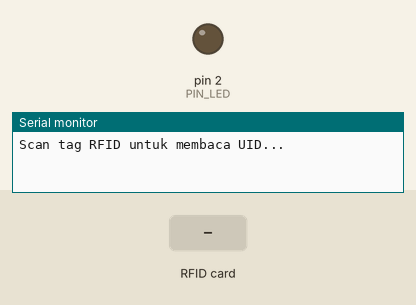
This sketch was run on a simulated Arduino Uno, built with avr-gcc and run on an emulated ATmega328P. On the bench: output pins drawn as LEDs (lit = HIGH), the last lines printed to the serial monitor. The inputs (shaded band) are chosen by the test bench. Pins used as bus, display or sensor lines are not drawn.

Above: at 1.2 s.
1.3 s: RFID card 43 AC 52 34 held to the reader
At 2.0 s:
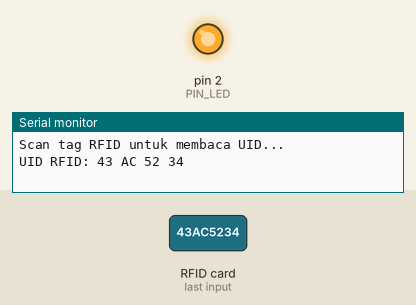
2.8 s: RFID card 43 5F FE 13 held to the reader
At 3.4 s:
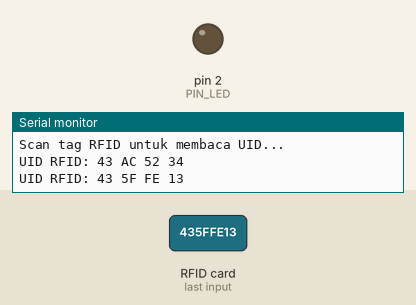
Timing chart, 0 to 5.8 s (numbered marks = the images above; inputs shaded):
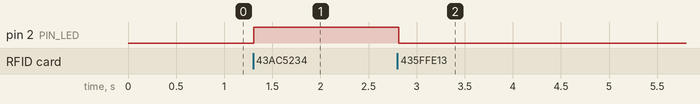

Measured:
- after the input at 1.3 s, pin 2 (PIN_LED): LOW → HIGH at once
- after the input at 2.8 s, pin 2 (PIN_LED): HIGH → LOW at once

The sketch:

basic_rfid.ino
```cpp
/* Wiring:
  SDA (SS): Pin 10
  SCK: Pin 13
  MOSI: Pin 11
  MISO: Pin 12
  IRQ: Tidak terhubung
  GND: GND
  RST: Pin 9
  3.3V: 3.3V */

#include <SPI.h>
#include <MFRC522.h>

#define SS_PIN 10  // Pin SDA pada RFID-RC522
#define RST_PIN 9  // Pin RST pada RFID-RC522
#define PIN_LED 2

MFRC522 rfid(SS_PIN, RST_PIN); // Inisialisasi objek MFRC522

void setup() {
  Serial.begin(9600);   // Buka komunikasi serial
  SPI.begin();          // Inisialisasi SPI bus
  rfid.PCD_Init();      // Inisialisasi modul RFID
  Serial.println("Scan tag RFID untuk membaca UID...");
  pinMode(PIN_LED, OUTPUT);
}

void loop() {
  // Cek apakah ada kartu/tagnya
  if (!rfid.PICC_IsNewCardPresent()) {
    return;
  }

  // Cek apakah tag sudah bisa dibaca
  if (!rfid.PICC_ReadCardSerial()) {
    return;
  }

  String ID = "";

  // Tampilkan UID yang dibaca dari RFID
  Serial.print("UID RFID:");
  for (byte i = 0; i < rfid.uid.size; i++) {
    // Data mentah UID
    // ID += String(rfid.uid.uidByte[i]);

    // Menampilkan nilai UID dalam format hexadecimal dengan tampilan yang rapi
    ID += String(rfid.uid.uidByte[i] < 0x10 ? " 0" : " ");
    ID += String(rfid.uid.uidByte[i], HEX);
  }
  ID.toUpperCase();
  Serial.println(ID);

  // UID Card: (HEX) => 43 AC 52 34, (INT) => 671728252
  // UID Tag: (HEX) => 43 5F FE 13, (INT) => 679525419

  if (ID == " 43 AC 52 34"){
    digitalWrite(PIN_LED, HIGH);
  } else if(ID == " 43 5F FE 13"){
    digitalWrite(PIN_LED, LOW);
  }

  rfid.PICC_HaltA();      // Menghentikan komunikasi dengan tag RFID
  rfid.PCD_StopCrypto1(); // Hentikan enkripsi
}
```
